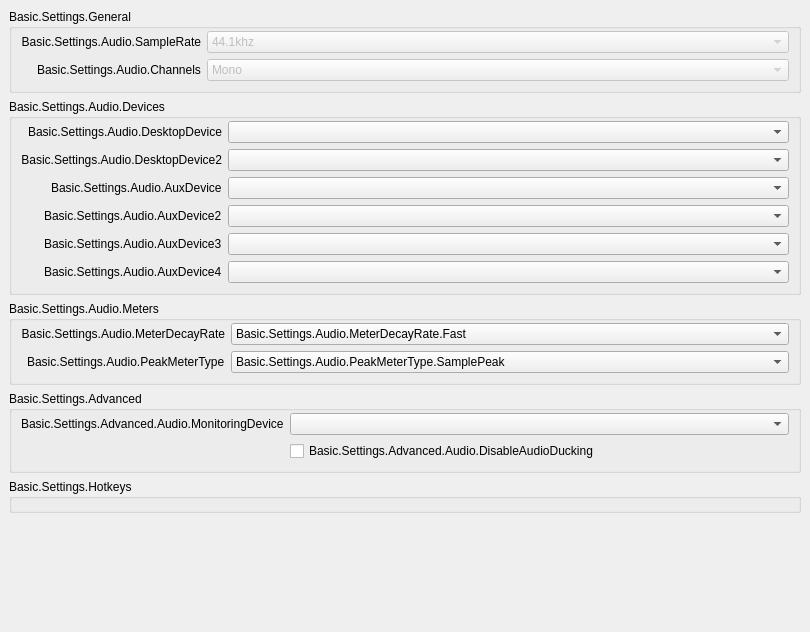
           <widget class="QWidget" name="scrollAreaWidgetContents_50">
            <property name="geometry">
             <rect>
              <x>0</x>
              <y>0</y>
              <width>810</width>
              <height>632</height>
             </rect>
            </property>
            <layout class="QVBoxLayout" name="verticalLayout_50">
             <property name="leftMargin">
              <number>0</number>
             </property>
             <property name="topMargin">
              <number>0</number>
             </property>
             <property name="rightMargin">
              <number>0</number>
             </property>
             <property name="bottomMargin">
              <number>9</number>
             </property>
             <item alignment="Qt::AlignTop">
              <widget class="QWidget" name="widget_50" native="true">
               <layout class="QVBoxLayout" name="verticalLayout_51">
                <item>
                 <widget class="QGroupBox" name="audioGeneralGroupBox">
                  <property name="title">
                   <string>Basic.Settings.General</string>
                  </property>
                  <layout class="QFormLayout" name="formLayout_52">
                   <property name="fieldGrowthPolicy">
                    <enum>QFormLayout::AllNonFixedFieldsGrow</enum>
                   </property>
                   <property name="labelAlignment">
                    <set>Qt::AlignRight|Qt::AlignTrailing|Qt::AlignVCenter</set>
                   </property>
                   <property name="topMargin">
                    <number>2</number>
                   </property>
                   <item row="0" column="0">
                    <widget class="QLabel" name="label_14">
                     <property name="minimumSize">
                      <size>
                       <width>170</width>
                       <height>0</height>
                      </size>
                     </property>
                     <property name="text">
                      <string>Basic.Settings.Audio.SampleRate</string>
                     </property>
                     <property name="alignment">
                      <set>Qt::AlignRight|Qt::AlignTrailing|Qt::AlignVCenter</set>
                     </property>
                     <property name="buddy">
                      <cstring>sampleRate</cstring>
                     </property>
                    </widget>
                   </item>
                   <item row="0" column="1">
                    <widget class="QComboBox" name="sampleRate">
                     <property name="enabled">
                      <bool>false</bool>
                     </property>
                     <property name="currentText">
                      <string notr="true">44.1khz</string>
                     </property>
                     <property name="currentIndex">
                      <number>0</number>
                     </property>
                     <item>
                      <property name="text">
                       <string>44.1khz</string>
                      </property>
                     </item>
                     <item>
                      <property name="text">
                       <string>48khz</string>
                      </property>
                     </item>
                    </widget>
                   </item>
                   <item row="1" column="0">
                    <widget class="QLabel" name="label_15">
                     <property name="text">
                      <string>Basic.Settings.Audio.Channels</string>
                     </property>
                     <property name="buddy">
                      <cstring>channelSetup</cstring>
                     </property>
                    </widget>
                   </item>
                   <item row="1" column="1">
                    <widget class="QComboBox" name="channelSetup">
                     <property name="enabled">
                      <bool>false</bool>
                     </property>
                     <property name="currentText">
                      <string>Mono</string>
                     </property>
                     <property name="currentIndex">
                      <number>0</number>
                     </property>
                     <item>
                      <property name="text">
                       <string>Mono</string>
                      </property>
                     </item>
                     <item>
                      <property name="text">
                       <string>Stereo</string>
                      </property>
                     </item>
                     <item>
                      <property name="text">
                       <string>2.1</string>
                      </property>
                     </item>
                     <item>
                      <property name="text">
                       <string>4.0</string>
                      </property>
                     </item>
                     <item>
                      <property name="text">
                       <string>4.1</string>
                      </property>
                     </item>
                     <item>
                      <property name="text">
                       <string>5.1</string>
                      </property>
                     </item>
                     <item>
                      <property name="text">
                       <string>7.1</string>
                      </property>
                     </item>
                    </widget>
                   </item>
                  </layout>
                 </widget>
                </item>
                <item>
                 <widget class="QGroupBox" name="audioDevicesGroupBox">
                  <property name="title">
                   <string>Basic.Settings.Audio.Devices</string>
                  </property>
                  <layout class="QFormLayout" name="formLayout_53">
                   <property name="fieldGrowthPolicy">
                    <enum>QFormLayout::AllNonFixedFieldsGrow</enum>
                   </property>
                   <property name="labelAlignment">
                    <set>Qt::AlignRight|Qt::AlignTrailing|Qt::AlignVCenter</set>
                   </property>
                   <property name="topMargin">
                    <number>2</number>
                   </property>
                   <item row="0" column="0">
                    <widget class="QLabel" name="label_2">
                     <property name="minimumSize">
                      <size>
                       <width>170</width>
                       <height>0</height>
                      </size>
                     </property>
                     <property name="text">
                      <string>Basic.Settings.Audio.DesktopDevice</string>
                     </property>
                     <property name="alignment">
                      <set>Qt::AlignRight|Qt::AlignTrailing|Qt::AlignVCenter</set>
                     </property>
                     <property name="buddy">
                      <cstring>desktopAudioDevice1</cstring>
                     </property>
                    </widget>
                   </item>
                   <item row="0" column="1">
                    <widget class="QComboBox" name="desktopAudioDevice1">
                     <property name="enabled">
                      <bool>true</bool>
                     </property>
                    </widget>
                   </item>
                   <item row="1" column="0">
                    <widget class="QLabel" name="label_3">
                     <property name="text">
                      <string>Basic.Settings.Audio.DesktopDevice2</string>
                     </property>
                     <property name="alignment">
                      <set>Qt::AlignRight|Qt::AlignTrailing|Qt::AlignVCenter</set>
                     </property>
                     <property name="buddy">
                      <cstring>desktopAudioDevice2</cstring>
                     </property>
                    </widget>
                   </item>
                   <item row="1" column="1">
                    <widget class="QComboBox" name="desktopAudioDevice2">
                     <property name="enabled">
                      <bool>true</bool>
                     </property>
                    </widget>
                   </item>
                   <item row="2" column="0">
                    <widget class="QLabel" name="label_4">
                     <property name="text">
                      <string>Basic.Settings.Audio.AuxDevice</string>
                     </property>
                     <property name="buddy">
                      <cstring>auxAudioDevice1</cstring>
                     </property>
                    </widget>
                   </item>
                   <item row="2" column="1">
                    <widget class="QComboBox" name="auxAudioDevice1">
                     <property name="enabled">
                      <bool>true</bool>
                     </property>
                    </widget>
                   </item>
                   <item row="3" column="0">
                    <widget class="QLabel" name="label_5">
                     <property name="text">
                      <string>Basic.Settings.Audio.AuxDevice2</string>
                     </property>
                     <property name="buddy">
                      <cstring>auxAudioDevice2</cstring>
                     </property>
                    </widget>
                   </item>
                   <item row="3" column="1">
                    <widget class="QComboBox" name="auxAudioDevice2">
                     <property name="enabled">
                      <bool>true</bool>
                     </property>
                    </widget>
                   </item>
                   <item row="4" column="0">
                    <widget class="QLabel" name="label_6">
                     <property name="text">
                      <string>Basic.Settings.Audio.AuxDevice3</string>
                     </property>
                     <property name="buddy">
                      <cstring>auxAudioDevice3</cstring>
                     </property>
                    </widget>
                   </item>
                   <item row="4" column="1">
                    <widget class="QComboBox" name="auxAudioDevice3">
                     <property name="enabled">
                      <bool>true</bool>
                     </property>
                    </widget>
                   </item>
                   <item row="5" column="1">
                    <widget class="QComboBox" name="auxAudioDevice4">
                     <property name="enabled">
                      <bool>true</bool>
                     </property>
                    </widget>
                   </item>
                   <item row="5" column="0">
                    <widget class="QLabel" name="label_67">
                     <property name="text">
                      <string>Basic.Settings.Audio.AuxDevice4</string>
                     </property>
                     <property name="buddy">
                      <cstring>auxAudioDevice4</cstring>
                     </property>
                    </widget>
                   </item>
                  </layout>
                 </widget>
                </item>
                <item>
                 <widget class="QGroupBox" name="audioMetersGroupBox">
                  <property name="title">
                   <string>Basic.Settings.Audio.Meters</string>
                  </property>
                  <layout class="QFormLayout" name="formLayout_54">
                   <property name="fieldGrowthPolicy">
                    <enum>QFormLayout::AllNonFixedFieldsGrow</enum>
                   </property>
                   <property name="labelAlignment">
                    <set>Qt::AlignRight|Qt::AlignTrailing|Qt::AlignVCenter</set>
                   </property>
                   <property name="topMargin">
                    <number>2</number>
                   </property>
                   <item row="0" column="0">
                    <widget class="QLabel" name="label_65">
                     <property name="minimumSize">
                      <size>
                       <width>170</width>
                       <height>0</height>
                      </size>
                     </property>
                     <property name="text">
                      <string>Basic.Settings.Audio.MeterDecayRate</string>
                     </property>
                     <property name="alignment">
                      <set>Qt::AlignRight|Qt::AlignTrailing|Qt::AlignVCenter</set>
                     </property>
                     <property name="buddy">
                      <cstring>meterDecayRate</cstring>
                     </property>
                    </widget>
                   </item>
                   <item row="0" column="1">
                    <widget class="QComboBox" name="meterDecayRate">
                     <property name="currentText">
                      <string>Basic.Settings.Audio.MeterDecayRate.Fast</string>
                     </property>
                     <property name="currentIndex">
                      <number>0</number>
                     </property>
                     <item>
                      <property name="text">
                       <string>Basic.Settings.Audio.MeterDecayRate.Fast</string>
                      </property>
                     </item>
                     <item>
                      <property name="text">
                       <string>Basic.Settings.Audio.MeterDecayRate.Medium</string>
                      </property>
                     </item>
                     <item>
                      <property name="text">
                       <string>Basic.Settings.Audio.MeterDecayRate.Slow</string>
                      </property>
                     </item>
                    </widget>
                   </item>
                   <item row="1" column="0">
                    <widget class="QLabel" name="label_66">
                     <property name="text">
                      <string>Basic.Settings.Audio.PeakMeterType</string>
                     </property>
                     <property name="buddy">
                      <cstring>peakMeterType</cstring>
                     </property>
                    </widget>
                   </item>
                   <item row="1" column="1">
                    <widget class="QComboBox" name="peakMeterType">
                     <property name="currentIndex">
                      <number>0</number>
                     </property>
                     <item>
                      <property name="text">
                       <string>Basic.Settings.Audio.PeakMeterType.SamplePeak</string>
                      </property>
                     </item>
                     <item>
                      <property name="text">
                       <string>Basic.Settings.Audio.PeakMeterType.TruePeak</string>
                      </property>
                     </item>
                    </widget>
                   </item>
                  </layout>
                 </widget>
                </item>
                <item>
                 <widget class="QGroupBox" name="audioAdvGroupBox">
                  <property name="title">
                   <string>Basic.Settings.Advanced</string>
                  </property>
                  <layout class="QFormLayout" name="formLayout_56">
                   <property name="fieldGrowthPolicy">
                    <enum>QFormLayout::AllNonFixedFieldsGrow</enum>
                   </property>
                   <property name="labelAlignment">
                    <set>Qt::AlignRight|Qt::AlignTrailing|Qt::AlignVCenter</set>
                   </property>
                   <property name="topMargin">
                    <number>2</number>
                   </property>
                   <item row="0" column="0">
                    <widget class="QLabel" name="monitoringDeviceLabel">
                     <property name="text">
                      <string>Basic.Settings.Advanced.Audio.MonitoringDevice</string>
                     </property>
                     <property name="buddy">
                      <cstring>monitoringDevice</cstring>
                     </property>
                    </widget>
                   </item>
                   <item row="0" column="1">
                    <widget class="QComboBox" name="monitoringDevice"/>
                   </item>
                   <item row="1" column="0">
                    <spacer name="horizontalSpacer_11">
                     <property name="orientation">
                      <enum>Qt::Horizontal</enum>
                     </property>
                     <property name="sizeHint" stdset="0">
                      <size>
                       <width>170</width>
                       <height>20</height>
                      </size>
                     </property>
                    </spacer>
                   </item>
                   <item row="1" column="1">
                    <widget class="QCheckBox" name="disableAudioDucking">
                     <property name="text">
                      <string>Basic.Settings.Advanced.Audio.DisableAudioDucking</string>
                     </property>
                    </widget>
                   </item>
                  </layout>
                 </widget>
                </item>
                <item>
                 <widget class="QGroupBox" name="audioHotkeysGroupBox">
                  <property name="title">
                   <string>Basic.Settings.Hotkeys</string>
                  </property>
                  <layout class="QFormLayout" name="audioSourceLayout">
                   <property name="fieldGrowthPolicy">
                    <enum>QFormLayout::AllNonFixedFieldsGrow</enum>
                   </property>
                   <property name="labelAlignment">
                    <set>Qt::AlignRight|Qt::AlignTrailing|Qt::AlignVCenter</set>
                   </property>
                   <property name="topMargin">
                    <number>2</number>
                   </property>
                  </layout>
                 </widget>
                </item>
               </layout>
              </widget>
             </item>
            </layout>
           </widget>
